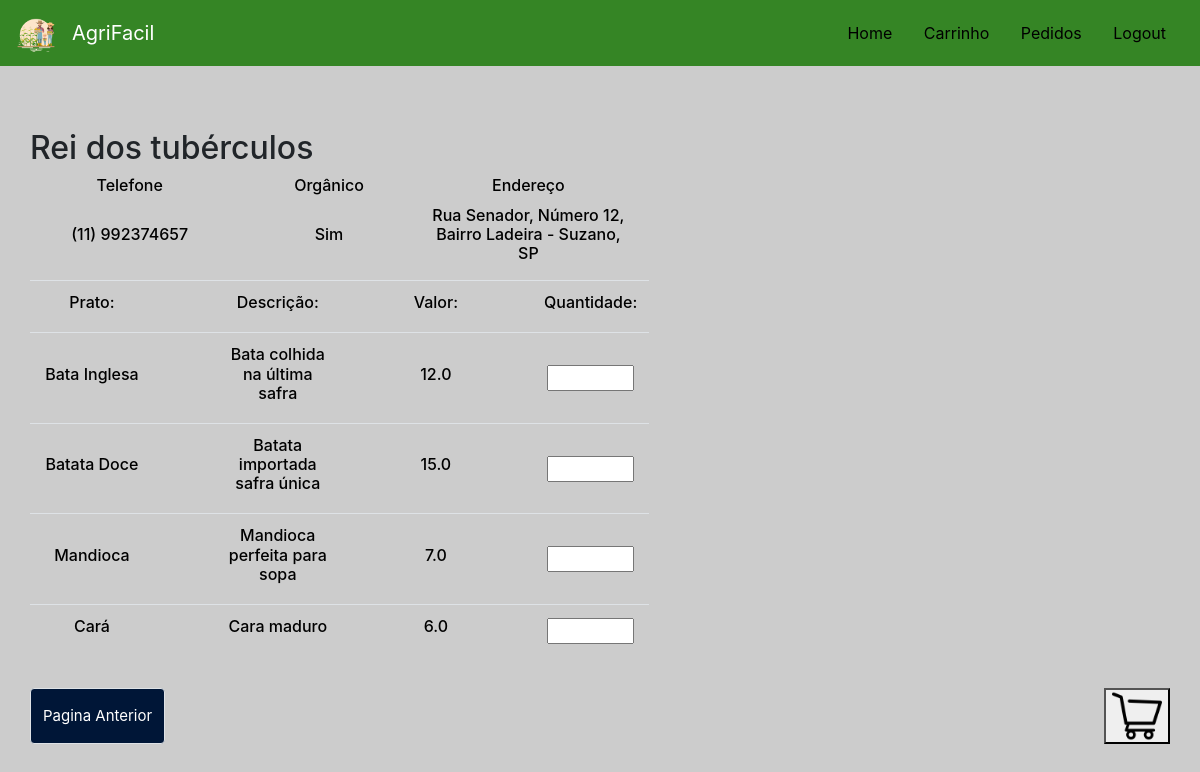
/producer/1, run on the app's committed database.
### tables this page shows
CREATE TABLE produtor (idProdutor INTEGER PRIMARY KEY AUTOINCREMENT, CNPJ TEXT, nomeOficial TEXT, nomeFantasia TEXT, password TEXT, email TEXT, telefone TEXT, rua TEXT, numero TEXT, bairro TEXT, cidade TEXT, estado TEXT, CEP TEXT, complemento TEXT, agroecologico TEXT, organico TEXT, individualColetiva TEXT);

CREATE TABLE produto (idProduto INTEGER PRIMARY KEY AUTOINCREMENT, nome TEXT, categoria TEXT, descricao TEXT, preco REAL, idProdutor INTEGER, FOREIGN KEY(idProdutor) REFERENCES produtor(idProdutor));

### api/producer.py (the view)
@app.route('/producer/<id>', methods=['GET', 'POST'])
def producer_information(id):
    producer_info = producer.producer_info(id)
    product_info = products.get_products_from_producer(id)
    return render_template("producer_info.html", info = producer_info, produto = product_info)

### crud/producer.py (called while the page is built)
def producer_info(id):
    with sql.connect("db/agrifacil.db") as con:
        cur = con.cursor()
        cur.execute("SELECT * from produtor where idProdutor = (?)",(id,))
        return cur.fetchall()

### crud/products.py (called while the page is built)
def get_products_from_producer(id):
    with sql.connect("db/agrifacil.db") as con:
        cur = con.cursor()
        cur.execute("SELECT * from produto where idProdutor = (?)",(id))
        return cur.fetchall()

### templates/producer_info.html (shortened to what this page needs)
{% extends "base.html" %}
{% block content %}
<main role="main">
    <div class="container" align="center">
        <br/>
<br/>
<br/>
<br/>
        <div class="row">
        <h2>{{ info[0][3] }}</h2>
        </div>
        <div class="row">
            <table>
                <tr>
                    <td width="20%" style="vertical-align:middle;"><div align="center"><h6 style="color:black">Telefone</h6></div></td>
                    <td width="20%" style="vertical-align:middle;"><div align="center"><h6 style="color:black">Orgânico</h6></div></td>
                    <td width="20%" style="vertical-align:middle;"><div align="center"><h6 style="color:black">Endereço</h6></div></td>
                </tr>
                <tr>
                    <td width="20%" style="vertical-align:middle;"><div align="center"><h6 style="color:black">{{ info[0][6] }}</h6></div></td>
                    <td width="20%" style="vertical-align:middle;"><div align="center"><h6 style="color:black">{{ info[0][15] }}</h6></div></td>
                    <td width="20%" style="vertical-align:middle;"><div align="center"><h6 style="color:black">Rua {{info[0][7]}}, Número {{ info[0][8] }}, Bairro {{ info[0][9] }} - {{ info[0][10] }}, {{ info[0][11] }}</h6></div></td>
                </tr>
            </table>
        </div>
        <div class="row" >
<br/>
<br/>
<form action = "/shop/{{info[0][0]}}" method = "POST">
    <table class="table table-hover">
                <tr>
                  <h6><td width="20%" style="vertical-align:middle;"><div align="center"><h6 style="color:black">Prato:</h6></div></td>
                  <td></td>
                  <td width="20%" style="vertical-align:middle;"><div align="center"><h6 style="color:black">Descrição:</h6></div></td>
                  <td></td>
                  <td width="10%" style="vertical-align:middle;"><div align="center"><h6 style="color:black">Valor:</h6></div></td>
                  <td></td>
                  <td width="10%" style="vertical-align:middle;" ><div align="center"><h6 style="color:black">Quantidade:</h6></div></td>
                </tr>
                {% for result in produto %}
                <tr class="item">
                    <td width="20%" style="vertical-align:middle;"><div align="center"><h6 style="color:black">{{result[1]}}</h6></div></td>
                    <td></td>
                    <td width="10%" style="vertical-align:middle;"><div align="center"><h6 style="color:black">{{result[3]}}</h6></div></td>
                    <td></td>
                    <td width="10%" style="vertical-align:middle;"><div align="center"><h6 style="color:black">{{result[4]}}</h6></div></td>
                    <td></td>
                    <td width="5%" style="vertical-align:middle;"><div align="center"><input type="number" name="{{result[0]}}" min="1" max="99"></div>
                    </tr>
            {% endfor %}
    </table>
        </div>
        <div class="row" style="justify-content: space-between">
        <input type="button" class ="btn btn-primary border teste2" border="2" style= "background-color: #001637;font-size: 15px;" value="Pagina Anterior" onclick="history.back(-1)" />
        <div align="center" ><button type = "submit" class= "searchbutton" onclick="alert_feedback();"><a href="#">
        <img src="/static/images/car.png"
        onmouseover="this.src='/static/images/car2.png'"
        onmouseout="this.src='/static/images/car.png'"
        border="0" alt="" width="50px" height="50px"/></a></button></div>
    </div>
    </div>
</main>
  {% endblock %}

### data on the page
produtor: nomeFantasia "Rei dos tubérculos", telefone "(11) 992374657", organico "Sim", rua "Senador", numero "12", bairro "Ladeira", cidade "Suzano", estado "SP"
produto: nome "Bata Inglesa", descricao "Bata colhida na última safra", preco "12.0"
produto: nome "Batata Doce", descricao "Batata importada safra única", preco "15.0"
produto: nome "Mandioca", descricao "Mandioca perfeita para sopa", preco "7.0"
produto: nome "Cará", descricao "Cara maduro", preco "6.0"
